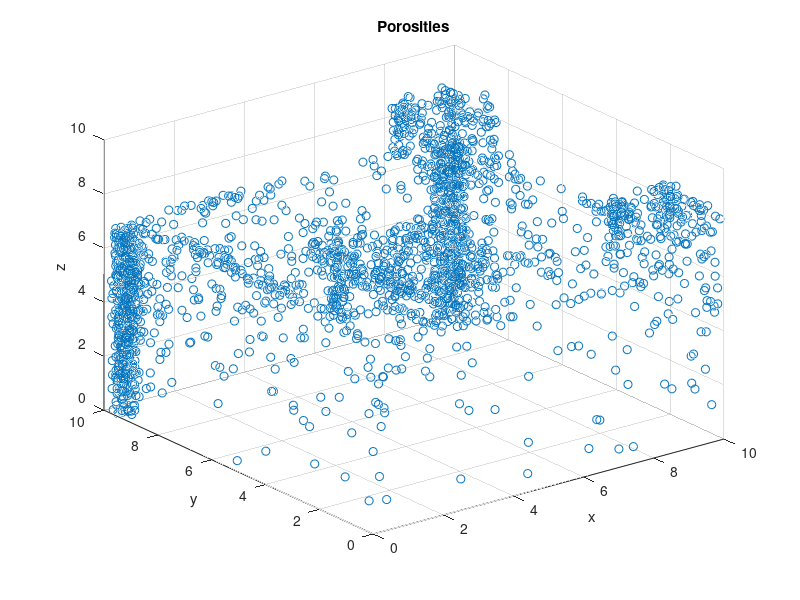
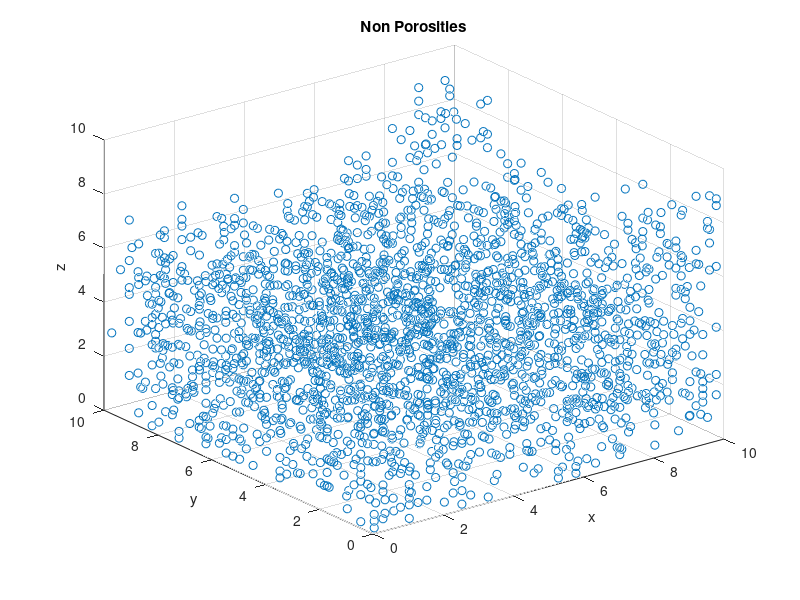

Recreate these plots in MATLAB, in order.
%% 3d scatter plot of porisites
load('itpAmCaseStudyData5.mat')
close all

numPorosities = sum(trainClassificationTarget(:) == 1);
numNotPorosities = sum(trainClassificationTarget(:) == 0);

porosityCoords = zeros(numPorosities, 3);
nonPorosityCoords = zeros(numNotPorosities, 3);

pCount = 1;
nCount = 1;

for i = 1:length(trainClassificationTarget)
    if (trainClassificationTarget(i))
        porosityCoords(pCount, :) = [trainCubeCoordData(i, 2), trainCubeCoordData(i, 3), trainCubeCoordData(i, 4)];
        pCount = pCount + 1;
    else
        nonPorosityCoords(nCount, :) = [trainCubeCoordData(i, 2), trainCubeCoordData(i, 3), trainCubeCoordData(i, 4)];
        nCount = nCount + 1;
    end
end

scatter3(porosityCoords(:, 1), porosityCoords(:, 2), porosityCoords(:, 3))
title('Porosities')
xlabel('x')
ylabel('y')
zlabel('z')

figure

scatter3(nonPorosityCoords(:, 1), nonPorosityCoords(:, 2), nonPorosityCoords(:, 3))
title('Non Porosities')
xlabel('x')
ylabel('y')
zlabel('z')